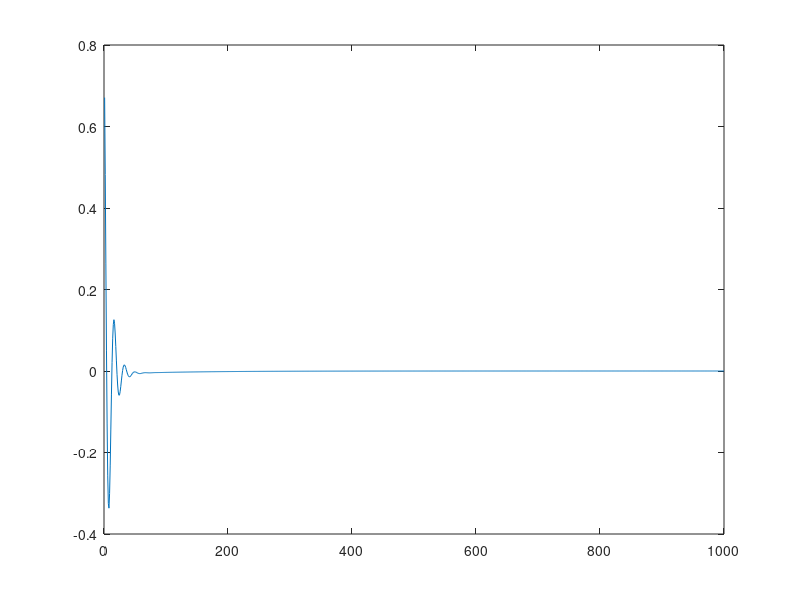

Write MATLAB code to recreate this figure.
l = 0.057, g = 9.8, m1 = 0.83, m2 = 0.53, d = 0.000687;
I1 = 0.0047, I2 = 0.00048;
M = (m1*l+m2*l)*g;
I = I1 + m1 * l^2 + m2*l^2 + I2;
c=0.0014;
q1=pi/4, q1d=0, q1dd=0, q2=0, q2d=0, q2dd=0;
dt=0.01;

kp = 20;
kd = 0.2;

for i=1:1000;
u = -(kp * q1 + kd * q1d);

q1dd = (M*g*sin(q1) + (d-c)*q2d + u)/(I-I2);
q2dd = (-u + (c-d)*q2d)/I2 - q1dd;

q1d = q1d + dt*q1dd;
q2d = q2d + dt*q2dd;

q1 = q1 + dt*q1d;
q2 = q2 + dt*q2d;

input(i) = u;
theta(i) = q1;
end
plot(theta)